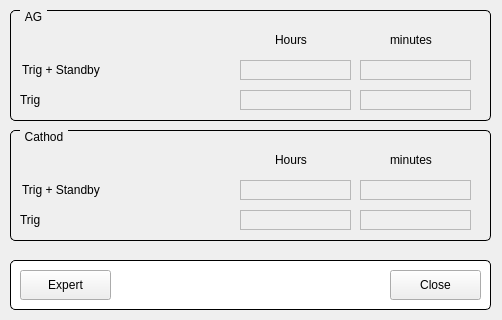
<?xml version="1.0" encoding="UTF-8"?>
<ui version="4.0">
 <class>FormTimer</class>
 <widget class="QMainWindow" name="FormTimer">
  <property name="geometry">
   <rect>
    <x>0</x>
    <y>0</y>
    <width>502</width>
    <height>320</height>
   </rect>
  </property>
  <property name="windowTitle">
   <string>Timers</string>
  </property>
  <widget class="QWidget" name="centralwidget">
   <widget class="QGroupBox" name="groupBox_6">
    <property name="geometry">
     <rect>
      <x>10</x>
      <y>10</y>
      <width>481</width>
      <height>111</height>
     </rect>
    </property>
    <property name="styleSheet">
     <string notr="true">QGroupBox {
    border: 1px solid black;
    border-radius: 5px;
    margin-top: 0.5em;
}

QGroupBox::title {
    subcontrol-origin: margin;
    left: 10px;
    padding: 0 3px 0 3px;
}</string>
    </property>
    <property name="title">
     <string>AG</string>
    </property>
    <widget class="QLabel" name="label_2">
     <property name="geometry">
      <rect>
       <x>10</x>
       <y>80</y>
       <width>151</width>
       <height>20</height>
      </rect>
     </property>
     <property name="text">
      <string>Trig</string>
     </property>
    </widget>
    <widget class="QELabel" name="qelabel_4">
     <property name="geometry">
      <rect>
       <x>350</x>
       <y>80</y>
       <width>111</width>
       <height>20</height>
      </rect>
     </property>
     <property name="frameShape">
      <enum>QFrame::StyledPanel</enum>
     </property>
     <property name="variable" stdset="0">
      <string>AGPS:timer_min_trig</string>
     </property>
    </widget>
    <widget class="QLabel" name="label">
     <property name="geometry">
      <rect>
       <x>12</x>
       <y>50</y>
       <width>151</width>
       <height>20</height>
      </rect>
     </property>
     <property name="text">
      <string>Trig + Standby</string>
     </property>
    </widget>
    <widget class="QELabel" name="qelabel_2">
     <property name="geometry">
      <rect>
       <x>230</x>
       <y>80</y>
       <width>111</width>
       <height>20</height>
      </rect>
     </property>
     <property name="frameShape">
      <enum>QFrame::StyledPanel</enum>
     </property>
     <property name="variable" stdset="0">
      <string>AGPS:timer_hours_trig</string>
     </property>
    </widget>
    <widget class="QELabel" name="qelabel_3">
     <property name="geometry">
      <rect>
       <x>350</x>
       <y>50</y>
       <width>111</width>
       <height>20</height>
      </rect>
     </property>
     <property name="frameShape">
      <enum>QFrame::StyledPanel</enum>
     </property>
     <property name="variable" stdset="0">
      <string>AGPS:timer_min_trig_stand</string>
     </property>
    </widget>
    <widget class="QELabel" name="qelabel">
     <property name="geometry">
      <rect>
       <x>230</x>
       <y>50</y>
       <width>111</width>
       <height>20</height>
      </rect>
     </property>
     <property name="frameShape">
      <enum>QFrame::StyledPanel</enum>
     </property>
     <property name="variable" stdset="0">
      <string>AGPS:timer_hours_trig_stand</string>
     </property>
    </widget>
    <widget class="QLabel" name="label_9">
     <property name="geometry">
      <rect>
       <x>265</x>
       <y>20</y>
       <width>41</width>
       <height>20</height>
      </rect>
     </property>
     <property name="text">
      <string>Hours</string>
     </property>
    </widget>
    <widget class="QLabel" name="label_10">
     <property name="geometry">
      <rect>
       <x>380</x>
       <y>20</y>
       <width>51</width>
       <height>20</height>
      </rect>
     </property>
     <property name="text">
      <string>minutes</string>
     </property>
    </widget>
   </widget>
   <widget class="QGroupBox" name="groupBox_7">
    <property name="geometry">
     <rect>
      <x>10</x>
      <y>130</y>
      <width>481</width>
      <height>111</height>
     </rect>
    </property>
    <property name="styleSheet">
     <string notr="true">QGroupBox {
    border: 1px solid black;
    border-radius: 5px;
    margin-top: 0.5em;
}

QGroupBox::title {
    subcontrol-origin: margin;
    left: 10px;
    padding: 0 3px 0 3px;
}</string>
    </property>
    <property name="title">
     <string>Cathod</string>
    </property>
    <widget class="QLabel" name="label_5">
     <property name="geometry">
      <rect>
       <x>10</x>
       <y>80</y>
       <width>151</width>
       <height>20</height>
      </rect>
     </property>
     <property name="text">
      <string>Trig</string>
     </property>
    </widget>
    <widget class="QELabel" name="qelabel_9">
     <property name="geometry">
      <rect>
       <x>350</x>
       <y>80</y>
       <width>111</width>
       <height>20</height>
      </rect>
     </property>
     <property name="frameShape">
      <enum>QFrame::StyledPanel</enum>
     </property>
     <property name="variable" stdset="0">
      <string>AGPS:timer_min_trig_cathod</string>
     </property>
    </widget>
    <widget class="QLabel" name="label_6">
     <property name="geometry">
      <rect>
       <x>12</x>
       <y>50</y>
       <width>151</width>
       <height>20</height>
      </rect>
     </property>
     <property name="text">
      <string>Trig + Standby</string>
     </property>
    </widget>
    <widget class="QELabel" name="qelabel_10">
     <property name="geometry">
      <rect>
       <x>230</x>
       <y>80</y>
       <width>111</width>
       <height>20</height>
      </rect>
     </property>
     <property name="frameShape">
      <enum>QFrame::StyledPanel</enum>
     </property>
     <property name="variable" stdset="0">
      <string>AGPS:timer_hours_trig_cathod</string>
     </property>
    </widget>
    <widget class="QELabel" name="qelabel_11">
     <property name="geometry">
      <rect>
       <x>350</x>
       <y>50</y>
       <width>111</width>
       <height>20</height>
      </rect>
     </property>
     <property name="frameShape">
      <enum>QFrame::StyledPanel</enum>
     </property>
     <property name="variable" stdset="0">
      <string>AGPS:timer_min_trig_stand_cathod</string>
     </property>
    </widget>
    <widget class="QELabel" name="qelabel_12">
     <property name="geometry">
      <rect>
       <x>230</x>
       <y>50</y>
       <width>111</width>
       <height>20</height>
      </rect>
     </property>
     <property name="frameShape">
      <enum>QFrame::StyledPanel</enum>
     </property>
     <property name="variable" stdset="0">
      <string>AGPS:timer_hours_trig_stand_cathod</string>
     </property>
    </widget>
    <widget class="QLabel" name="label_7">
     <property name="geometry">
      <rect>
       <x>265</x>
       <y>20</y>
       <width>41</width>
       <height>20</height>
      </rect>
     </property>
     <property name="text">
      <string>Hours</string>
     </property>
    </widget>
    <widget class="QLabel" name="label_8">
     <property name="geometry">
      <rect>
       <x>380</x>
       <y>20</y>
       <width>51</width>
       <height>20</height>
      </rect>
     </property>
     <property name="text">
      <string>minutes</string>
     </property>
    </widget>
   </widget>
   <widget class="QGroupBox" name="titleGroupBox_2">
    <property name="geometry">
     <rect>
      <x>10</x>
      <y>260</y>
      <width>481</width>
      <height>50</height>
     </rect>
    </property>
    <property name="styleSheet">
     <string notr="true">QGroupBox {
	background-color: rgb(255, 255, 255);
    border: 1px solid black;
    border-radius: 5px;
}

QGroupBox::title {
    subcontrol-origin: margin;
    left: 10px;
    padding: 0 3px 0 3px;
}</string>
    </property>
    <property name="title">
     <string/>
    </property>
    <widget class="QPushButton" name="btnClose">
     <property name="geometry">
      <rect>
       <x>380</x>
       <y>10</y>
       <width>91</width>
       <height>30</height>
      </rect>
     </property>
     <property name="text">
      <string>Close</string>
     </property>
    </widget>
    <widget class="QPushButton" name="btnExpert">
     <property name="geometry">
      <rect>
       <x>10</x>
       <y>10</y>
       <width>91</width>
       <height>30</height>
      </rect>
     </property>
     <property name="text">
      <string>Expert</string>
     </property>
    </widget>
   </widget>
  </widget>
 </widget>
 <customwidgets>
  <customwidget>
   <class>QELabel</class>
   <extends>QLabel</extends>
   <header>QELabel.h</header>
  </customwidget>
 </customwidgets>
 <resources/>
 <connections/>
</ui>
